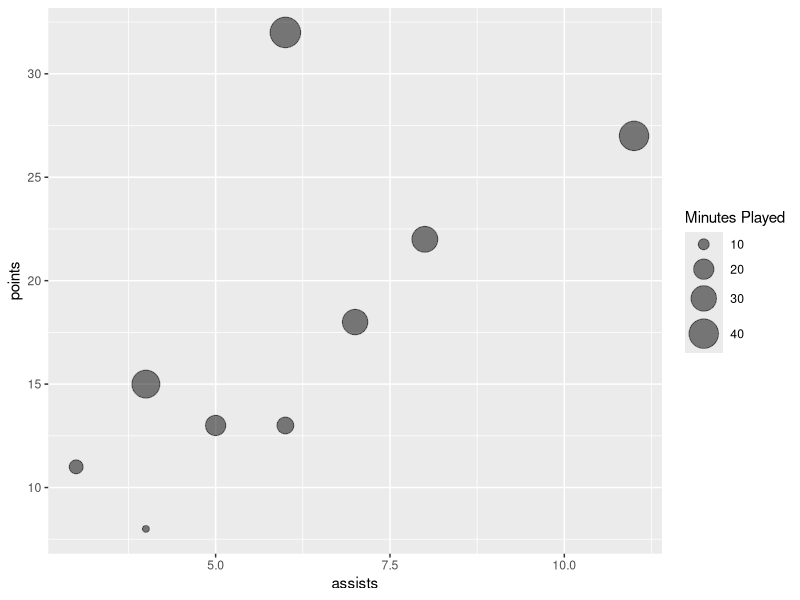
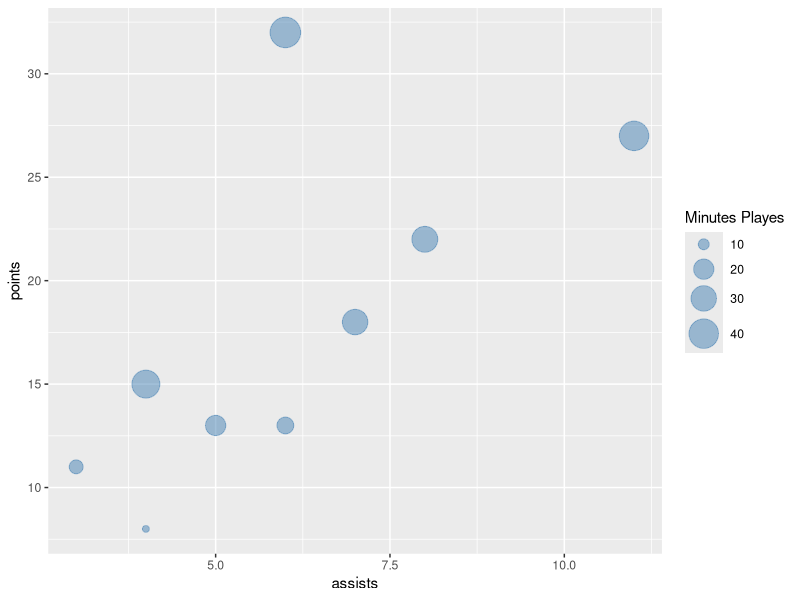
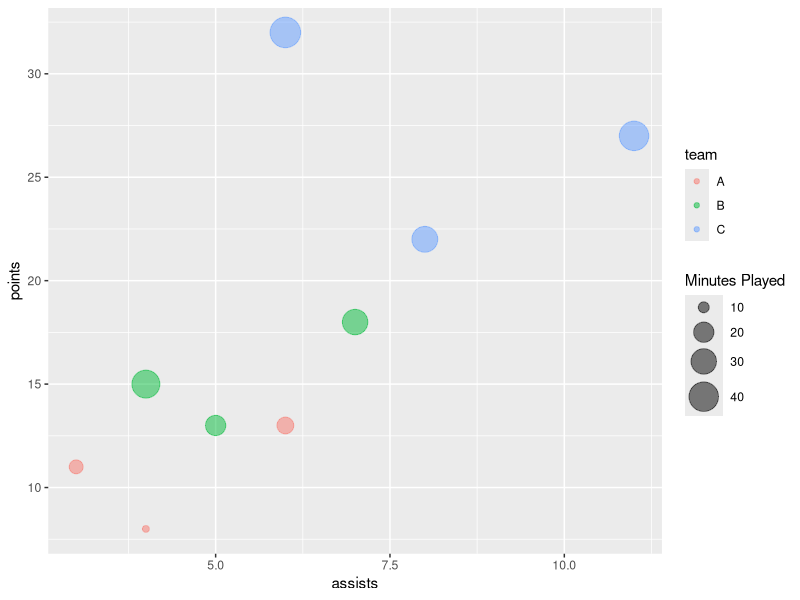

Write R code to recreate these figures, in order.
# create a bubble chart in R
# create data frame
df <- data.frame(team=c('A', 'A', 'A', 'B', 'B', 'B', 'C', 'C', 'C'),
                 points=c(8, 11, 13, 13, 15, 18, 22, 27, 32),
                 assists=c(4, 3, 6, 5, 4, 7, 8, 11, 6),
                 minutes=c(9, 12, 15, 20, 36, 30, 31, 40, 43))

# view data frame
df

# load ggplot2()
library("ggplot2")

# create bubble chart
ggplot(df, aes(x=assists, y=points, size=minutes)) +
  geom_point(alpha=0.5)+
  scale_size(range = c(2, 10), name="Minutes Played")

# changing color
library("ggplot2")

# create bubble chart with blue circles
ggplot(df, aes(x=assists, y=points, size=minutes)) +
  geom_point(alpha=0.5, color="steelblue") +
  scale_size(range=c(2, 10), name="Minutes Playes")

# within aes() to make the color of each based on the value of another variable 
library("ggplot2")

# create bubble chart and color circles based on value of team variable
ggplot(df, aes(x=assists, y=points, size=minutes, color=team)) +
  geom_point(alpha=0.5) +
  scale_size(range=c(2, 10), name="Minutes Played")
